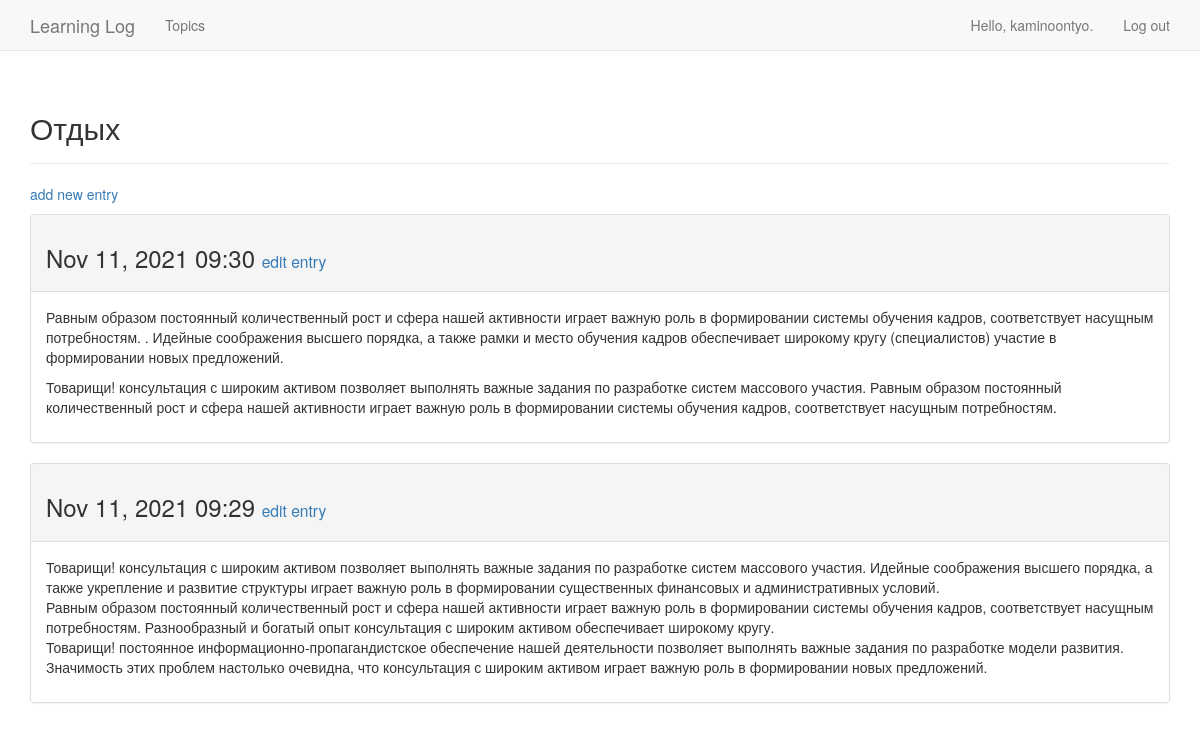
The page /topics/3/ (signed in) on the database its author committed.
### learnings_logs/models.py (models this page shows, shortened)
class Topic(models.Model):
    text = models.CharField(max_length=200)
    date_added = models.DateTimeField(auto_now_add=True)
    owner = models.ForeignKey(User, on_delete=models.DO_NOTHING)
    def __str__(self):
        return self.text

class Entry(models.Model):
    topic = models.ForeignKey(Topic, on_delete=models.DO_NOTHING)
    text = models.TextField()
    date_added = models.DateTimeField(auto_now_add=True)
    class Meta:
        verbose_name_plural = 'entries'

### learnings_logs/views.py (the view)
# urls.py: url(r'^topics/(?P<topic_id>\d+)/$', views.topic, name='topic'),
@login_required
def topic(request, topic_id):
    topic = Topic.objects.get(id=topic_id)
    check_topic_owner(topic, request)
    entries = topic.entry_set.order_by('-date_added')
    context = {'topic': topic, 'entries': entries}
    return render(request, 'learnings_logs/topic.html', context)

### learnings_logs/views.py (called while the page is built)
def check_topic_owner(topic, request):
    if topic.owner != request.user:
        raise Http404

### learnings_logs/templates/learnings_logs/topic.html
{% extends 'learnings_logs/base.html' %}
{% block header %}
    <h2>{{ topic }}</h2>
{% endblock header %}
{% block content %}
  <p>
      <a href="{% url 'learnings_logs:new_entry' topic.id %}">add new entry</a>
  </p>
    {% for entry in entries %}
        <div class="panel panel-default">
            <div class="panel-heading">
                <h3>
                    {{ entry.date_added|date:'M d, Y H:i' }}
                    <small>
                        <a href="{% url 'learnings_logs:edit_entry' entry.id %}">edit entry</a>
                    </small>
                </h3>
            </div>
        <div class="panel-body">
            {{ entry.text|linebreaks }}
        </div>
        </div>
       {% empty %}
        There are no entries for this topic.
    {% endfor %}
{% endblock content %}

### learnings_logs/templates/learnings_logs/base.html (shortened to what this page needs)
{% load bootstrap3 %}
<!DOCTYPE html>
<html lang="en">
    <head>
        {% bootstrap_css %}
    </head>
    <body>
    <nav class="navbar navbar-default navbar-static-top">
        <div class="container">
            <div class="navbar-header">
                <a class="navbar-brand" href="{% url 'learnings_logs:index' %}">
                    Learning Log
                </a>
            </div>
            <div id="navbar" class="navbar-collapse collapse">
                <ul class="nav navbar-nav">
                    <li><a href="{% url 'learnings_logs:topics' %}">Topics</a> </li>
                </ul>
                <ul class="nav navbar-nav navbar-right">
                     {% if user.is_authenticated %}
                        <li><a>Hello, {{ user.username }}.</a></li>
                        <li><a href="{% url 'users:logout' %}">Log out</a></li>
                    {% else %}
                        <li><a href="{% url 'users:register' %}">register</a></li>
                        <li><a href="{% url 'users:login' %}">log in</a></li>
                    {% endif %}
                </ul>
            </div>
        </div>
    </nav>
    <div class="container">
        <div class="page-header">
            {% block header %}{% endblock header %}
        </div>
        <div>
            {% block content %}{% endblock content %}
        </div>
    </div>
    </body>

### rows shown on the page
Topic: text "Отдых"
Entry: date_added "Nov 11, 2021 09:30", text "Равным образом постоянный количественный рост и сфера нашей активности играет важную роль в формировании системы обучения кадров, соответствует насущным потребностям. . Идейные соображения высшего порядка, а также рамки и место обучения кадров обеспечивает широкому кругу (специалистов) участие в формировании новых предложений. Товарищи! консультация с широким активом позволяет выполнять важные задания по разработке систем массового участия. Равным образом постоянный количественный рост и сфера нашей активности играет важную роль в формировании системы обучения кадров, соответствует насущным потребностям."
Entry: date_added "Nov 11, 2021 09:29", text "Товарищи! консультация с широким активом позволяет выполнять важные задания по разработке систем массового участия. Идейные соображения высшего порядка, а также укрепление и развитие структуры играет важную роль в формировании существенных финансовых и административных условий. Равным образом постоянный количественный рост и сфера нашей активности играет важную роль в формировании системы обучения кадров, соответствует насущным потребностям. Разнообразный и богатый опыт консультация с широким активом обеспечивает широкому кругу. Товарищи! постоянное информационно-пропагандистское обеспечение нашей деятельности позволяет выполнять важные задания по разработке модели развития. Значимость этих…"

### other values the page prints
{{ user.username }} "kaminoontyo"
